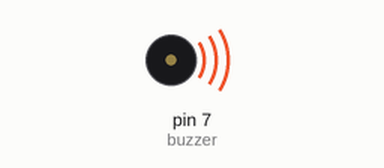
Recording of a sketch running on a simulated Arduino Uno, built with avr-gcc and run on an emulated ATmega328P. Shown: buzzer (waves = sounding).

Above: at 0.2 s.
Timing chart, 0 to 3.0 s (numbered marks = the images above):
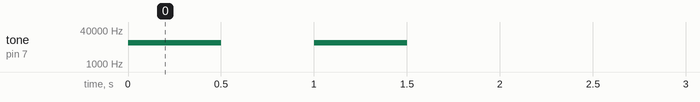

Measured:
- by itself, tone on pin 7 (buzzer): alternates 10000 Hz for 0.50 s and silent for 0.50 s, 4 changes in all, then stays silent

The sketch:

Latihan6.ino
```cpp
#define buzzer 7
int i;

void setup() {
  pinMode(buzzer, OUTPUT);
}

void loop() {
  while (i < 2)
  {
    tone(buzzer, 10000);
    delay(500);
    noTone(buzzer);
    delay(500);
    i++;
  }
}
```
